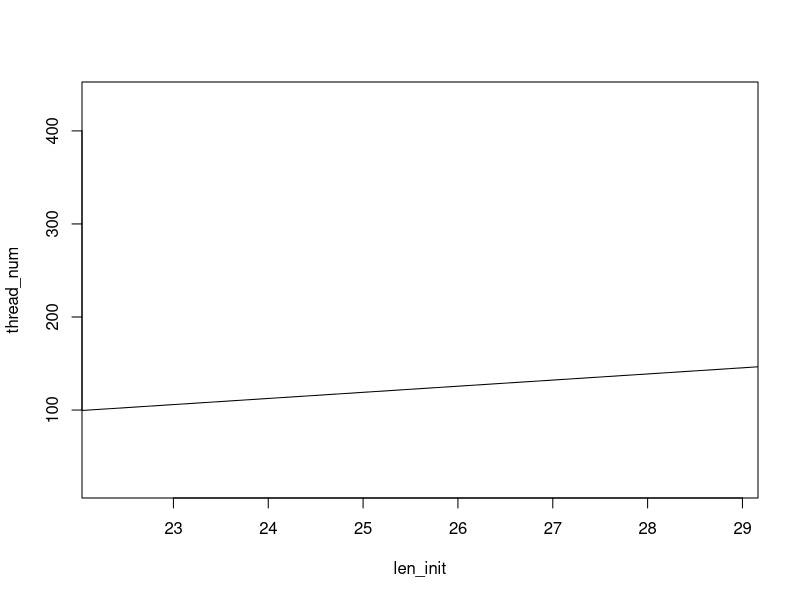

R code for this plot: (Note: this script raises an error after producing the figure.)
# Scater plot of threads vs. growth for both seasons. 
# Note that baseline thread production ("never") was generally lower in the Spring.  
# Mussels are coming out of a period of low food availability 
# and may be allocating more energy towards reproduction at this time of the year. 

season <- "Spring"
setwd("~/BE/BE/Datasets")
df <- read.csv(file="Spring_Fall.csv")  #or wherever this file is
head(df,1)
df <- df[df$season==season,]
len_init <- df[df$season==season,]$len_init_QC
len_final <- df[df$season==season,]$len_final_QC
thread_num <- df[df$season==season,]$thread_count_QC
mass_ww_init <- len_init^3*.304
mass_ww_final <- len_final^3*.304 #using the shape coefficient and DW to WW conversion to g
mass_ww <- mass_ww_init
growth_shell <- len_final-len_init
growth_tissue <- mass_ww_final-mass_ww_init
gonad_wt_dry <- df[df$season==season,]$gonad_wt_dry
total_wt_dry <- df[df$season==season,]$total_wt_dry
gonad_proportion <- gonad_wt_dry / total_wt_dry

par(mfrow = c(1,1))
plot(len_init, thread_num, 
     col = as.numeric(df$treatment))
rel <- lm(thread_num~ len_init)
summary(rel)
abline(rel)

plot(log(df$thread_count_QC), log(growth_tissue), col =df$treatment, ylim = c(5,11), xlim = c(2,7))

season <- "Spring"
setwd("~/BE/BE/Datasets")
df <- read.csv(file="Spring_Fall.csv")  #or wherever this file is
head(df,1)
df <- df[df$season==season,]
len_init <- df[df$season==season,]$len_init_QC
len_final <- df[df$season==season,]$len_final_QC
thread_num <- df[df$season==season,]$thread_count_QC
mass_ww_init <- len_init^3*.304*3.9
mass_ww_final <- len_final^3*.304*3.9 #using the shape coefficient and DW to WW conversion to g
mass_ww <- mass_ww_init
growth_shell <- len_final-len_init
growth_tissue <- mass_ww_final-mass_ww_init
gonad_wt_dry <- df[df$season==season,]$gonad_wt_dry
total_wt_dry <- df[df$season==season,]$total_wt_dry
gonad_proportion <- gonad_wt_dry / total_wt_dry

points(log(df$thread_count_QC), log(growth_tissue), col =df$treatment, pch = 15)

# gonad proportion ####
season <- "Autumn"
setwd("~/BE/BE/Datasets")
df <- read.csv(file="Spring_Fall.csv")  #or wherever this file is
head(df,1)
df <- df[df$season==season,]
len_init <- df[df$season==season,]$len_init_QC
len_final <- df[df$season==season,]$len_final_QC
thread_num <- df[df$season==season,]$thread_count_QC
mass_ww_init <- len_init^3*.304*3.9
mass_ww_final <- len_final^3*.304*3.9 #using the shape coefficient and DW to WW conversion to g
mass_ww <- mass_ww_init
growth_shell <- len_final-len_init
growth_tissue <- mass_ww_final-mass_ww_init
gonad_wt_dry <- df[df$season==season,]$gonad_wt_dry
total_wt_dry <- df[df$season==season,]$total_wt_dry
gonad_proportion <- gonad_wt_dry / total_wt_dry




plot(log(gonad_proportion+1), log(growth_tissue), col =df$treatment,
     xlim = c(.01,.30),
     ylim = c(5,10))

#season <- "Spring"
season <- "Autumn"

setwd("~/BE/BE/Datasets")
df <- read.csv(file="Spring_Fall.csv")  #or wherever this file is
head(df,1)
df <- df[df$season==season,]
len_init <- df[df$season==season,]$len_init_QC
len_final <- df[df$season==season,]$len_final_QC
thread_num <- df[df$season==season,]$thread_count_QC
mass_ww_init <- len_init^3*.304*3.9
mass_ww_final <- len_final^3*.304*3.9 #using the shape coefficient and DW to WW conversion to g
mass_ww <- mass_ww_init
growth_shell <- len_final-len_init
growth_tissue <- mass_ww_final-mass_ww_init
gonad_wt_dry <- df[df$season==season,]$gonad_wt_dry
total_wt_dry <- df[df$season==season,]$total_wt_dry
gonad_proportion <- gonad_wt_dry / total_wt_dry

points(log(gonad_proportion+1), log(growth_tissue), 
       col =df$treatment, pch = 15)

plot(len_init, gonad_proportion,
     col =df$treatment)
rel <- lm(gonad_proportion~len_init*df$treatment)
abline(rel)
anova(rel)
summary(rel)
